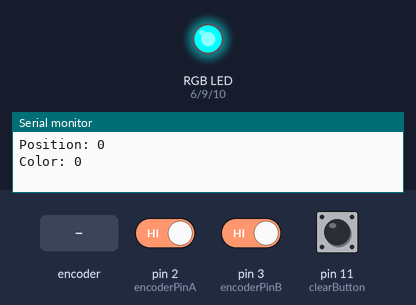
This sketch was run on a simulated Arduino Uno, built with avr-gcc and run on an emulated ATmega328P. Parts: an RGB LED mixed from three pins (HIGH = lit), the last lines printed to the serial monitor. The inputs (shaded band) are chosen by the test bench; at power-on: pin 11 (clearButton) HIGH, pin 2 (encoderPinA) HIGH, pin 3 (encoderPinB) HIGH.

Above: at 1.2 s.
1.3 s: rotary encoder on pin 2 (encoderPinA) / pin 3 (encoderPinB) turned 3 steps (first pin leading)
At 1.65 s:
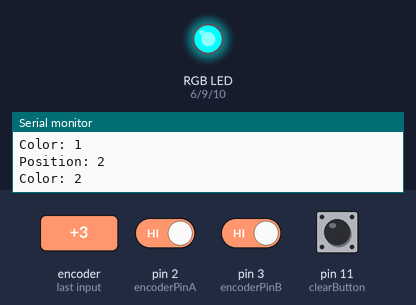
3.4 s: pin 11 (clearButton) pulled LOW for 0.15 s
5.0 s: rotary encoder on pin 2 (encoderPinA) / pin 3 (encoderPinB) turned 1 step (first pin leading)
At 6.0 s:
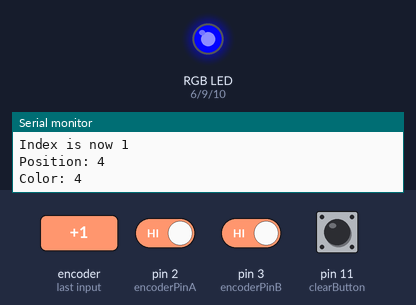
Timing chart, 0 to 8.0 s (numbered marks = the images above; inputs shaded):
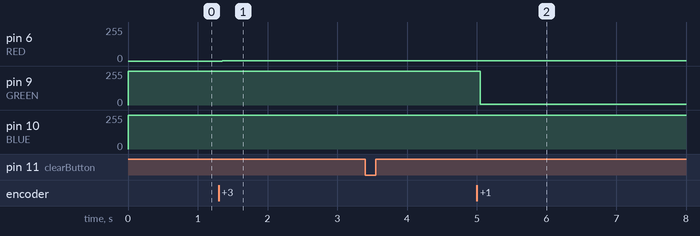

Measured:
- after the input at 1.3 s, pin 6 (RED): 0/255 → 1/255 after 0.05 s, → 2/255 0.20 s later, → 3/255 0.20 s later
- after the input at 5.0 s, pin 9 (GREEN): 254/255 → 4/255 after 0.05 s

The sketch:

rotary-encoder-keyes-KY040.ino
```cpp
/* interrupt routine for Rotary Encoders


   The average rotary encoder has three pins, seen from front: A C B
   Clockwise rotation A(on)->B(on)->A(off)->B(off)
   CounterCW rotation B(on)->A(on)->B(off)->A(off)

   and may be a push switch with another two pins, pulled low at pin 8 in this case

*/

const int RED = 6;
const int GREEN = 9;
const int BLUE = 10;

// usually the rotary encoders three pins have the ground pin in the middle
enum PinAssignments {
  encoderPinA = 2,   // right (labeled DT on our decoder, yellow wire)
  encoderPinB = 3,   // left (labeled CLK on our decoder, green wire)
  clearButton = 11   // switch (labeled SW on our decoder, orange wire)
};

volatile byte encoderPos = 0;     // a counter for the dial
byte lastReportedPos = 1;         // change management
static boolean rotating = false;  // debounce management

// interrupt service routine vars
boolean A_set = false;
boolean B_set = false;

// color value
int color_rgb[] = {254, 254, 254};
int color_index = 0;

void setup() {
  pinMode(encoderPinA, INPUT_PULLUP);
  pinMode(encoderPinB, INPUT_PULLUP);
  pinMode(clearButton, INPUT_PULLUP);

  attachInterrupt(digitalPinToInterrupt(encoderPinA), doEncoderA, CHANGE);
  attachInterrupt(digitalPinToInterrupt(encoderPinB), doEncoderB, CHANGE);

  pinMode(RED, OUTPUT);
  pinMode(GREEN, OUTPUT);
  pinMode(BLUE, OUTPUT);

  digitalWrite(RED, HIGH);
  digitalWrite(GREEN, HIGH);
  digitalWrite(BLUE, HIGH);

  Serial.begin(9600);  // output
}

void loop() {
  rotating = true;  // reset the debouncer

  if (lastReportedPos != encoderPos) {
    Serial.print("Position: ");
    Serial.println(encoderPos);

    lastReportedPos = encoderPos;
    color(encoderPos);
  }

  if (digitalRead(clearButton) == LOW )  {
    color_index += 1;
    if (color_index > 2) {
      color_index = 0;
    }
    Serial.print("Index is now ");
    Serial.println(color_index);
    delay(250); // debounce
  }
}

void color(byte val) {
  // map from linear to exponential
  int color_val = val; // fscale(0, 255, 0, 255, 255 - val, 2);
  color_rgb[color_index] = color_val;

  Serial.print("Color: ");
  Serial.println(color_val);

  //printArray(color_rgb, 3);

  rgb(color_rgb);
}

void rgb(int color_rgb[]) {
  analogWrite(RED, color_rgb[0]);
  analogWrite(GREEN, color_rgb[1]);
  analogWrite(BLUE, color_rgb[2]);
}

void printArray(int array[], int len) {
  //int i;
  //for (i = 0; i < len; i = i + 1) {
  //  Serial.print(array[i]);
  //  Serial.print(" ");
  //}
  //Serial.println();
}


// Interrupt on A changing state
void doEncoderA() {
  if (rotating) {
    delay (1);
  }

  // Test transition, did things really change?
  if( digitalRead(encoderPinA) != A_set ) {  // debounce once more
    A_set = !A_set;

    // adjust counter + if A leads B
    if ( A_set && !B_set ) {
      encoderPos += 1;
    }

    rotating = false;  // no more debouncing until loop() hits again
  }
}

// Interrupt on B changing state, same as A above
void doEncoderB() {
  if (rotating) {
    delay (1);
  }

  if( digitalRead(encoderPinB) != B_set ) {
    B_set = !B_set;

    //  adjust counter - 1 if B leads A
    if( B_set && !A_set ) {
      encoderPos -= 1;
    }

    rotating = false;
  }
}
```
